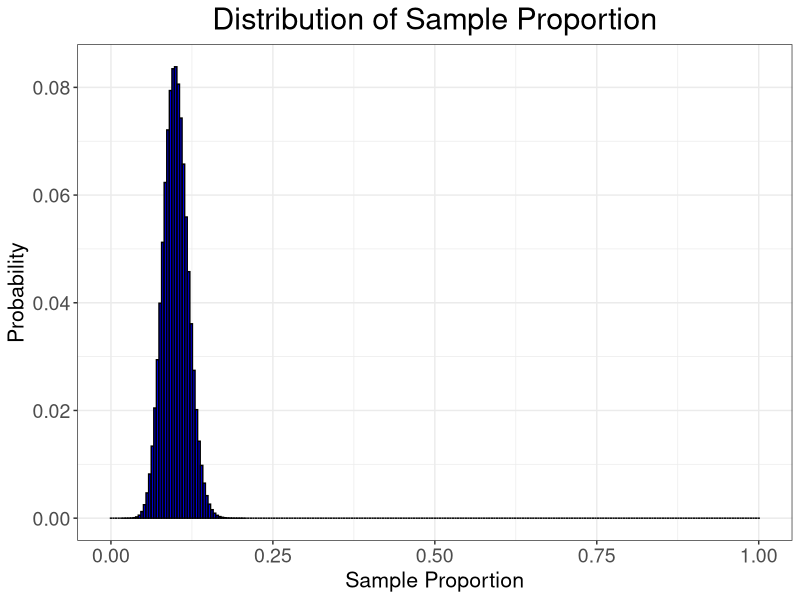
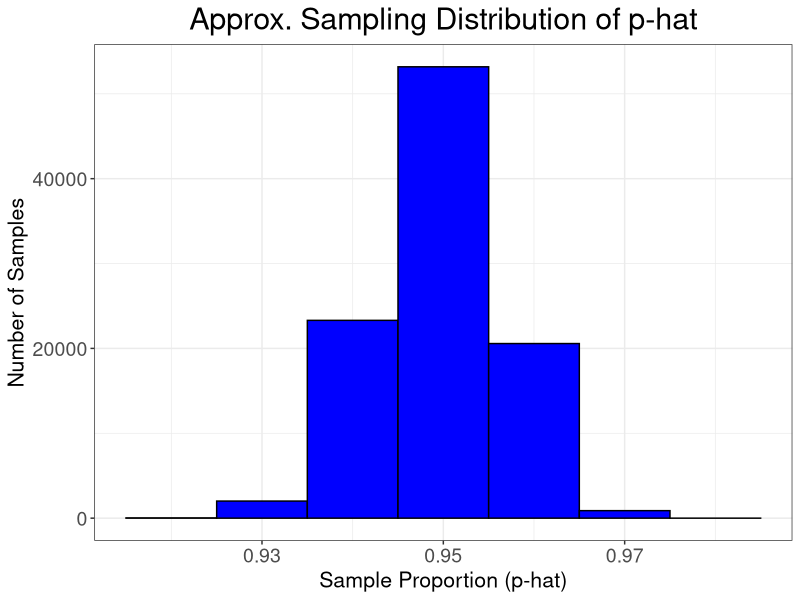

The R script that drew these images, in order:
##Module 1 - Section 3
##Sampling Distribution for the Sample Proportion

##Required Libraries
  library(ggplot2)
  
##Code to create the exact sampling distribution for p-hat
##based on the Binomial distribution - change the values of n and p
##to get a different distribution
  n<- 250
  p<- 0.1

  pphat<- c(0:n)/n
  probpphat<- dbinom(0:n, n, p)
  sdpphat<- as.data.frame(cbind(pphat, probpphat))

  ggplot(sdpphat, aes(x = pphat, y = probpphat))+ 
    geom_bar(stat="identity", fill = "blue", colour = "black")+
    theme_bw()+
    theme(axis.title.y = element_text(size = rel(1.4)),
          axis.title.x = element_text(size = rel(1.4)),
          axis.text.x = element_text(size = rel(1.6)),
          axis.text.y = element_text(size = rel(1.6)),
          plot.title = element_text(hjust=0.5, size = rel(2)))+
    labs(x = "Sample Proportion",
         y = "Probability",
         title = "Distribution of Sample Proportion")

##Code to simulate sampling distribution for p-hat - change the values 
##of n and p to get a different distribution
  n<- 1000
  p<- 0.95

  y<- rbinom(100000, n, p)
  phat<- y/n
  sdphat<-as.data.frame(cbind(y, phat))

  ggplot(sdphat, aes(x=phat))+
    geom_histogram(binwidth=0.01, fill = "blue", colour = "black")+
    theme_bw()+
    theme(axis.title.y = element_text(size = rel(1.4)),
          axis.title.x = element_text(size = rel(1.4)),
          axis.text.x = element_text(size = rel(1.6)),
          axis.text.y = element_text(size = rel(1.6)),
          plot.title = element_text(hjust=0.5, size = rel(2)))+
    labs(x = "Sample Proportion (p-hat)",
         y = "Number of Samples",
         title = "Approx. Sampling Distribution of p-hat")

##Investigate summarizes of sample proportions p-hat
  mean(phat) #mean
  var(phat) #variance
  sd(phat) #standard deviation
  summary(phat) #five number summary (and mean)
  
##Probability Calculations for p-hat using Normal sampling distribution
  
  ##Probability of p-hat less than 0.08 when p = 0.1 and n = 250
  pnorm(0.08, 0.1, sqrt(0.1*0.9/250))
  
  ##Probability of p-hat more than 0.13 when p = 0.1 and n = 250
  1 - pnorm(0.13, 0.1, sqrt(0.1*0.9/250))
